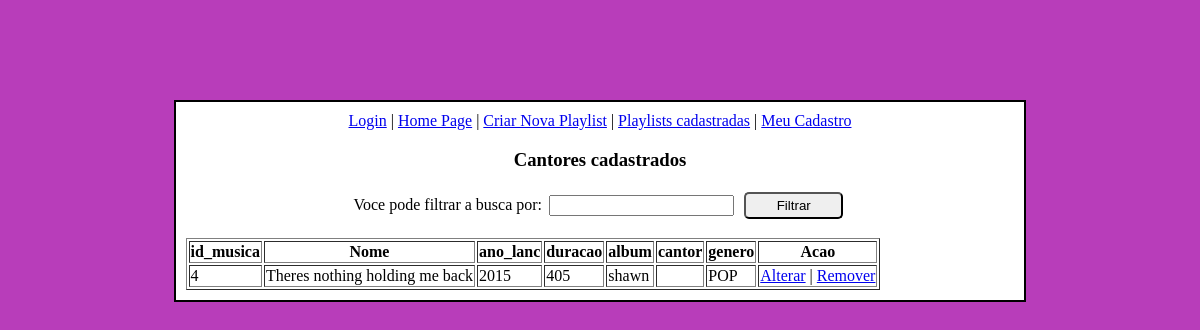
/lista_playlist.php, run on the app's committed database.
### tables this page shows
CREATE TABLE IF NOT EXISTS `musicas` (
  `id_musica` int(11) NOT NULL AUTO_INCREMENT,
  `nome_musica` varchar(100) NOT NULL,
  `ano_lanc` int(4) NOT NULL,
  `duracao` int(11) NOT NULL,
  `album` varchar(100) NOT NULL,
  `cantor` varchar(100) NOT NULL,
  `genero` varchar(100) NOT NULL,
  PRIMARY KEY (`id_musica`),
  KEY `id_musica` (`id_musica`,`cantor`,`genero`)
);

CREATE TABLE IF NOT EXISTS `genero` (
  `id_genero` int(11) NOT NULL AUTO_INCREMENT,
  `nome_genero` varchar(100) NOT NULL,
  `descricao` varchar(100) NOT NULL,
  PRIMARY KEY (`id_genero`),
  KEY `id_genero` (`id_genero`)
);

### lista_playlist.php (the view, shortened to what this page needs)
<html>
	<head>
	</head>
	<body>
	<div>
<?php
	include("cabecalho.php");
	include("conexao.php");
?>
	<h3>Cantores cadastrados</h3>
		<form method = 'post'  action = 'listar_musicas.php'>
			<label>Voce pode filtrar a busca por: </label>
			<input type = 'text' name = 'filtro' />
			<input type = 'submit' value = 'Filtrar' />
		</form>
<?php
	if(isset($_POST["filtro"])){
		$select = "SELECT * FROM musicas WHERE nome_cantor  ";
	}else{
		$select = "SELECT m.id_musica, m.nome_musica, m.ano_lanc, m.duracao, m.album, c.nome_cantor, g.nome_genero FROM musicas as m
					INNER JOIN cantores as c
					ON m.cantor = c.id_cantor
					INNER JOIN bandas as b
					ON m.cantor = b.id_banda
					INNER JOIN genero as g
					ON  m.genero = g.id_genero";
	}
	$resultado = mysqli_query($link,$select) or die(mysqli_error($link));
	echo "
		<table border = '1'>
			<tr>
				<th>id_musica</th>
				<th>Nome</th>
				<th>ano_lanc</th>
				<th>duracao</th>
				<th>album</th>
				<th>cantor</th>
				<th>genero</th>
				<th>Acao</th>
			</tr>
	";
	while($linha = mysqli_fetch_array($resultado)){
		echo "
			<tr>
				<td>$linha[id_musica]</td>
				<td>$linha[nome_musica]</td>
				<td>$linha[ano_lanc]</td>
				<td>$linha[duracao]</td>
				<td>$linha[album]</td>
				<td>$linha[cantor]</td>
				<td>$linha[nome_genero]</td>
				<td><a href=alterar_musica.php?id=$linha[id_musica]>Alterar</a>&nbsp;|&nbsp;<a href=remove_musica.php?id=$linha[id_musica]>Remover</a></td>
			</tr>
		";
	}
	echo "</table>";
?>
	</div>
	</body>
</html>

### lista_playlist.php (style rules this page uses)
body { background-color: #b83dba; }
div { background-color: #fff; margin: 100px auto; border: 2px black solid; width: 70%; padding: 10px; text-align: center; }
input { margin: 3px; }
input[type = submit] { padding: 4px; width: 12%; border-radius: 5px; }
table { margib: 0 auto; }

### data on the page
musicas: id_musica "4", nome_musica "Theres nothing holding me back", ano_lanc "2015", duracao "405", album "shawn", genero.nome_genero "POP"
